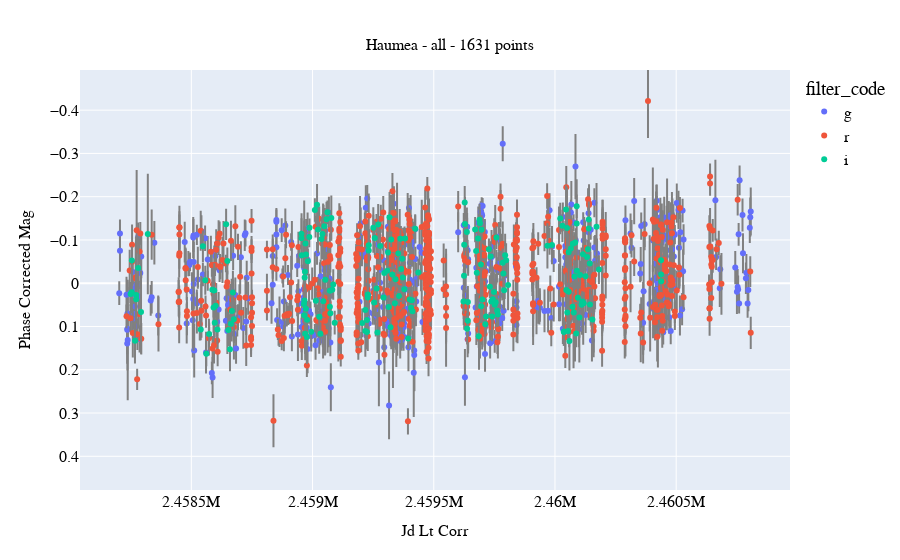

This figure's notebook cell:
### Code cell
# Plots the entire data set for visual inspection.
plots.general(x_column='jd_lt_corr',
              y_column='phase_corrected_mag',
              show_yerr=True,
              show_color=True,
              color_column='filter_code',
              table=merged_table,
              save_path='Haumea/plots/Haumea_phase_corrected_all.jpg'
             )

### Figure 1 — Plotly figure (JSON) as saved in the notebook; plotly's stock layout.template omitted (floating-point values rounded to 4 significant figures; data arrays with more than 128 entries replaced by an {"elided": "..."} marker saying what was removed)
{"data": [{"cliponaxis": true, "error_y": {"array": {"elided": "1631 float values"}, "color": "gray", "type": "data", "width": 1}, "hovertemplate": "filter_code=g<br>jd_lt_corr=%{x}<br>phase_corrected_mag=%{y}<extra></extra>", "legendgroup": "g", "marker": {"color": "#636efa", "symbol": "circle"}, "mode": "markers", "name": "g", "orientation": "v", "showlegend": true, "type": "scatter", "x": {"elided": "588 float values"}, "xaxis": "x", "y": {"elided": "588 float values"}, "yaxis": "y"}, {"cliponaxis": true, "error_y": {"array": {"elided": "1631 float values"}, "color": "gray", "type": "data", "width": 1}, "hovertemplate": "filter_code=r<br>jd_lt_corr=%{x}<br>phase_corrected_mag=%{y}<extra></extra>", "legendgroup": "r", "marker": {"color": "#EF553B", "symbol": "circle"}, "mode": "markers", "name": "r", "orientation": "v", "showlegend": true, "type": "scatter", "x": {"elided": "851 float values"}, "xaxis": "x", "y": {"elided": "851 float values"}, "yaxis": "y"}, {"cliponaxis": true, "error_y": {"array": {"elided": "1631 float values"}, "color": "gray", "type": "data", "width": 1}, "hovertemplate": "filter_code=i<br>jd_lt_corr=%{x}<br>phase_corrected_mag=%{y}<extra></extra>", "legendgroup": "i", "marker": {"color": "#00cc96", "symbol": "circle"}, "mode": "markers", "name": "i", "orientation": "v", "showlegend": true, "type": "scatter", "x": {"elided": "192 float values"}, "xaxis": "x", "y": {"elided": "192 float values"}, "yaxis": "y"}], "layout": {"font": {"color": "black", "family": "serif", "size": 16}, "legend": {"title": {"text": "filter_code"}, "tracegroupgap": 0}, "margin": {"b": 70, "l": 80, "r": 30, "t": 70}, "title": {"font": {"color": "black", "family": "serif", "size": 16}, "text": "Haumea - all - 1631 points", "x": 0.5, "y": 0.93}, "xaxis": {"anchor": "y", "domain": [0, 1], "tickfont": {"color": "black", "family": "serif", "size": 16}, "title": {"font": {"color": "black", "family": "serif", "size": 16}, "text": "Jd Lt Corr"}}, "yaxis": {"anchor": "x", "autorange": false, "domain": [0, 1], "range": [0.4779, -0.4928], "tickfont": {"color": "black", "family": "serif", "size": 16}, "title": {"font": {"color": "black", "family": "serif", "size": 16}, "text": "Phase Corrected Mag"}}}}
